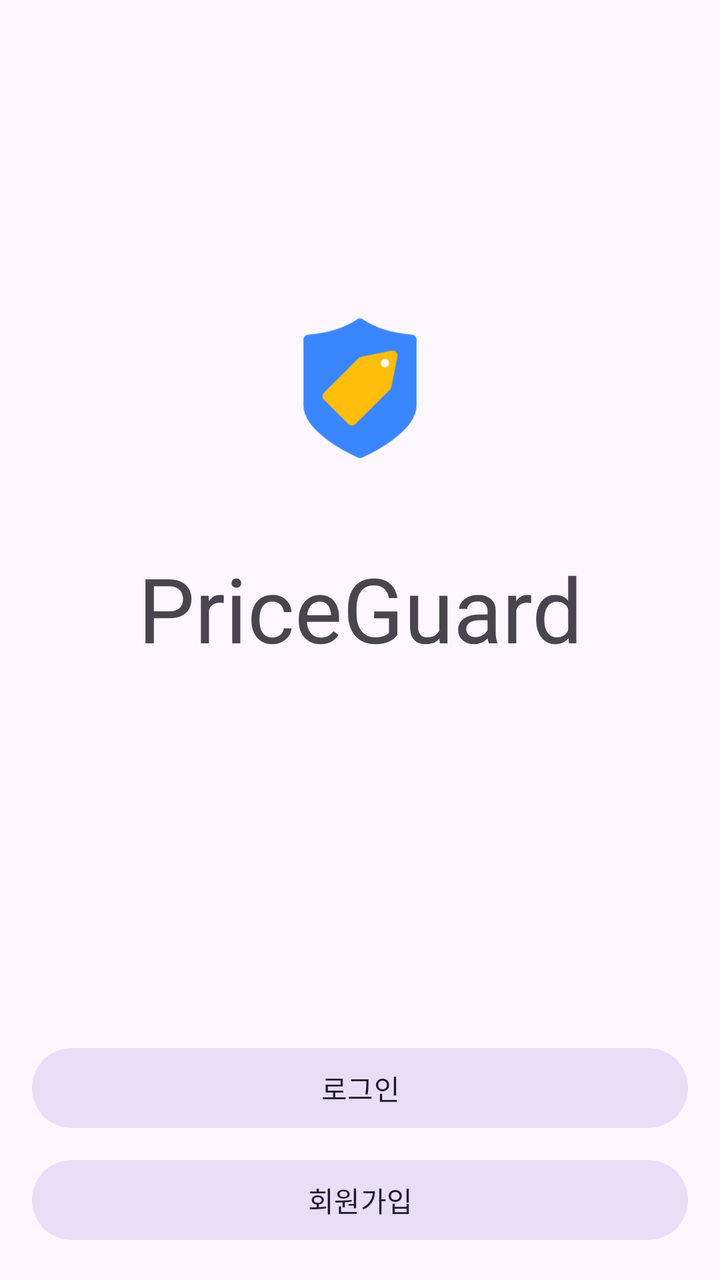
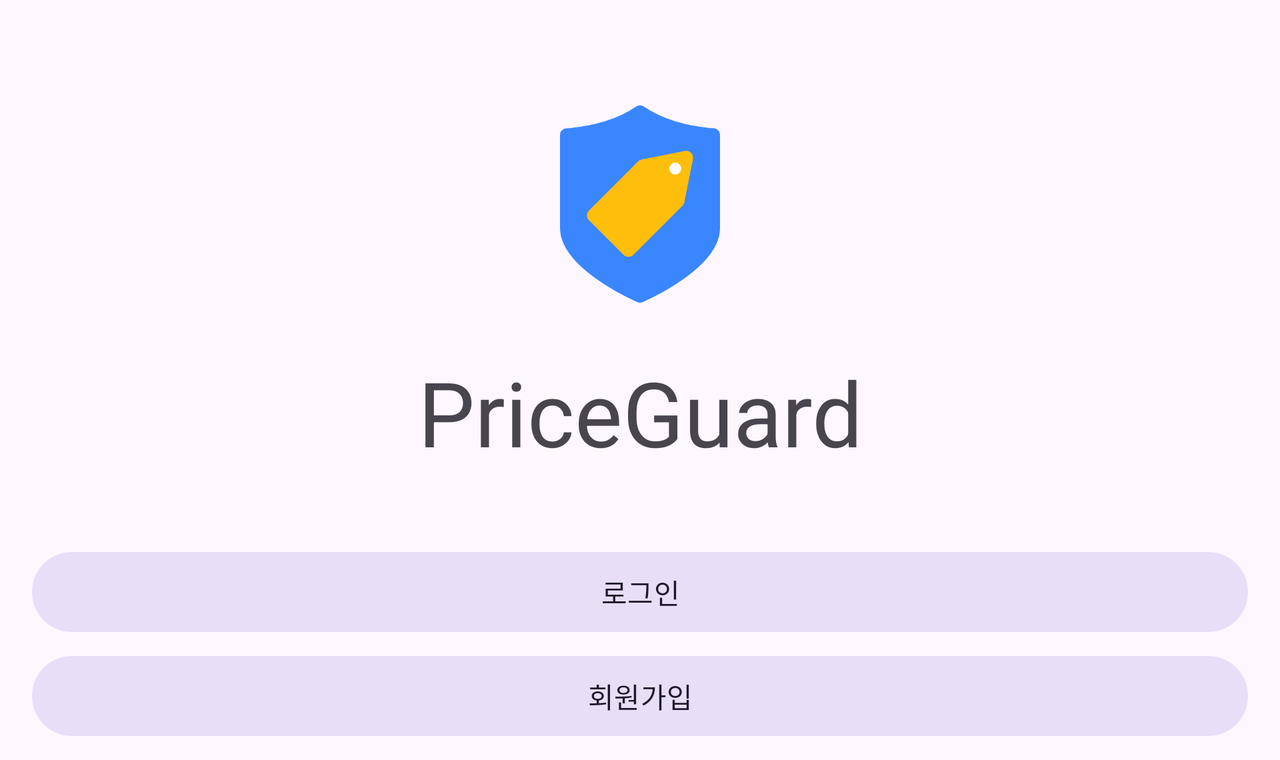

First picture: res/layout/ on a phone held upright. Second picture: the repository's own variant of that layout, on a device whose configuration matches the variant's folder. Source for both follows.
<!-- AndroidManifest.xml: application theme Theme.PriceGuard -->
<!-- res/layout/activity_intro.xml -->
<?xml version="1.0" encoding="utf-8"?>
<androidx.constraintlayout.widget.ConstraintLayout xmlns:android="http://schemas.android.com/apk/res/android"
    xmlns:app="http://schemas.android.com/apk/res-auto"
    android:layout_width="match_parent"
    android:layout_height="match_parent">

    <androidx.constraintlayout.widget.Guideline
        android:id="@+id/gl_vertical_start"
        android:layout_width="wrap_content"
        android:layout_height="wrap_content"
        android:orientation="vertical"
        app:layout_constraintGuide_begin="16dp" />

    <androidx.constraintlayout.widget.Guideline
        android:id="@+id/gl_vertical_end"
        android:layout_width="wrap_content"
        android:layout_height="wrap_content"
        android:orientation="vertical"
        app:layout_constraintGuide_end="16dp" />

    <ImageView
        android:id="@+id/iv_intro_app_logo"
        android:layout_width="160dp"
        android:layout_height="160dp"
        android:layout_marginTop="114dp"
        android:src="@drawable/ic_priceguard_foreground"
        app:layout_constraintEnd_toEndOf="parent"
        app:layout_constraintStart_toStartOf="parent"
        app:layout_constraintTop_toTopOf="parent" />

    <TextView
        android:id="@+id/tv_intro_app_title"
        android:layout_width="wrap_content"
        android:layout_height="wrap_content"
        android:text="@string/app_name"
        android:textAppearance="?attr/textAppearanceDisplayMedium"
        app:layout_constraintEnd_toEndOf="parent"
        app:layout_constraintStart_toStartOf="parent"
        app:layout_constraintTop_toBottomOf="@id/iv_intro_app_logo" />

    <Button
        android:id="@+id/btn_intro_login"
        style="@style/Widget.Material3.Button.TonalButton"
        android:layout_width="0dp"
        android:layout_height="wrap_content"
        android:layout_marginBottom="8dp"
        android:text="@string/login"
        app:layout_constraintBottom_toTopOf="@id/btn_intro_sign_up"
        app:layout_constraintEnd_toStartOf="@+id/gl_vertical_end"
        app:layout_constraintStart_toEndOf="@+id/gl_vertical_start" />

    <Button
        android:id="@+id/btn_intro_sign_up"
        style="@style/Widget.Material3.Button.TonalButton"
        android:layout_width="0dp"
        android:layout_height="wrap_content"
        android:layout_marginBottom="16dp"
        android:text="@string/sign_up"
        app:layout_constraintBottom_toBottomOf="parent"
        app:layout_constraintEnd_toStartOf="@+id/gl_vertical_end"
        app:layout_constraintStart_toEndOf="@+id/gl_vertical_start" />

</androidx.constraintlayout.widget.ConstraintLayout>
<!-- resources referenced by this layout -->
<resources>
  <!-- drawable ic_priceguard_foreground (drawable) -->
  <vector xmlns:android="http://schemas.android.com/apk/res/android"
      xmlns:aapt="http://schemas.android.com/aapt"
      android:width="108dp"
      android:height="108dp"
      android:viewportWidth="512"
      android:viewportHeight="512">
    <group android:scaleX="0.75"
        android:scaleY="0.75"
        android:translateX="64"
        android:translateY="64">
        <path
            android:pathData="M367.17 146.23c3.11 0.25 5.5 2.86 5.5 5.97v140.26c0 55.2 -97.49 100.88 -114.24 108.32c-1.55 0.69 -3.31 0.69 -4.87 0c-16.75 -7.44 -114.24 -53.12 -114.24 -108.32l0 -140.26c0 -3.12 2.39 -5.72 5.5 -5.97c44.23 -3.55 80.18 -14.79 107.82 -33.71c2.02 -1.38 4.68 -1.38 6.7 0C286.99 131.43 322.92 142.67 367.17 146.23z"
            android:fillColor="#3A86FF"
            android:strokeColor="#3A86FF"
            android:strokeWidth="8" />
        <path
            android:pathData="M320 259.07l-73.97 73.97c-4.11 4.11 -10.77 4.11 -14.88 0l-52.05 -52.05c-4.11 -4.11 -4.11 -10.77 0 -14.88l73.97 -73.97c1.47 -1.47 3.34 -2.47 5.38 -2.88l65.06 -13.01c7.36 -1.47 13.86 5.02 12.38 12.38l-13.01 65.06C322.47 255.73 321.47 257.6 320 259.07z"
            android:fillColor="#FFBE0B" />
        <path
            android:pathData="M318.16 202.91A8.92 8.92 0 0 1 300.32 202.91A8.92 8.92 0 0 1 318.16 202.91Z"
            android:fillColor="#FFFFFF" />
    </group>
  </vector>
  <string name="app_name">PriceGuard</string>
  <string name="login">로그인</string>
  <string name="sign_up">회원가입</string>
  <!-- from res/values-v31/ -->
  <style name="Theme.PriceGuard" parent="Base.Theme.PriceGuard">
          <item name="android:windowSplashScreenBackground">@android:color/transparent</item>
          <item name="android:windowSplashScreenAnimatedIcon">@android:color/transparent</item>
          <item name="android:windowSplashScreenAnimationDuration">0</item>
      </style>
  <style name="Base.Theme.PriceGuard" parent="Theme.Material3.DayNight.NoActionBar">
          
          
      </style>
</resources>
<!-- res/layout-land/activity_intro.xml (the repository's variant of the layout above) -->
<!-- drawn on the phone turned sideways -->
<?xml version="1.0" encoding="utf-8"?>
<layout xmlns:android="http://schemas.android.com/apk/res/android"
    xmlns:app="http://schemas.android.com/apk/res-auto"
    xmlns:tools="http://schemas.android.com/tools">

    <androidx.core.widget.NestedScrollView
        android:layout_width="match_parent"
        android:layout_height="match_parent">

        <androidx.constraintlayout.widget.ConstraintLayout
            android:layout_width="match_parent"
            android:layout_height="match_parent"
            android:paddingBottom="8dp"
            tools:context=".ui.intro.IntroActivity">

            <androidx.constraintlayout.widget.Guideline
                android:id="@+id/gl_vertical_start"
                android:layout_width="wrap_content"
                android:layout_height="wrap_content"
                android:orientation="vertical"
                app:layout_constraintGuide_begin="16dp" />

            <androidx.constraintlayout.widget.Guideline
                android:id="@+id/gl_vertical_end"
                android:layout_width="wrap_content"
                android:layout_height="wrap_content"
                android:orientation="vertical"
                app:layout_constraintGuide_end="16dp" />

            <ImageView
                android:id="@+id/iv_intro_app_logo"
                android:layout_width="80dp"
                android:layout_height="100dp"
                android:layout_marginTop="52dp"
                android:src="@drawable/ic_priceguard_original"
                app:layout_constraintEnd_toEndOf="parent"
                app:layout_constraintStart_toStartOf="parent"
                app:layout_constraintTop_toTopOf="parent" />

            <TextView
                android:id="@+id/tv_intro_app_title"
                android:layout_width="wrap_content"
                android:layout_height="wrap_content"
                android:layout_marginTop="24dp"
                android:text="@string/app_name"
                android:textAppearance="?attr/textAppearanceDisplayMedium"
                app:layout_constraintEnd_toEndOf="parent"
                app:layout_constraintStart_toStartOf="parent"
                app:layout_constraintTop_toBottomOf="@id/iv_intro_app_logo" />

            <Button
                android:id="@+id/btn_intro_login"
                style="@style/Widget.Material3.Button.TonalButton"
                android:layout_width="0dp"
                android:layout_height="wrap_content"
                android:layout_marginTop="36dp"
                android:text="@string/login"
                app:layout_constraintEnd_toStartOf="@+id/gl_vertical_end"
                app:layout_constraintStart_toEndOf="@+id/gl_vertical_start"
                app:layout_constraintTop_toBottomOf="@id/tv_intro_app_title" />

            <Button
                android:id="@+id/btn_intro_sign_up"
                style="@style/Widget.Material3.Button.TonalButton"
                android:layout_width="0dp"
                android:layout_height="wrap_content"
                android:layout_marginTop="4dp"
                android:text="@string/sign_up"
                app:layout_constraintEnd_toStartOf="@+id/gl_vertical_end"
                app:layout_constraintStart_toEndOf="@+id/gl_vertical_start"
                app:layout_constraintTop_toBottomOf="@id/btn_intro_login" />

        </androidx.constraintlayout.widget.ConstraintLayout>
    </androidx.core.widget.NestedScrollView>
</layout>
<!-- resources referenced by the variant -->
<!-- as the phone turned sideways resolves them -->
<resources>
  <!-- drawable ic_priceguard_original (drawable) -->
  <vector xmlns:android="http://schemas.android.com/apk/res/android"
      android:width="241.35dp"
      android:height="297.81dp"
      android:viewportWidth="241.35"
      android:viewportHeight="297.81">
    <path
        android:pathData="M231.85,38.74a5.99,5.99 0,0 1,5.5 5.97v140.26c0,55.2 -97.49,100.88 -114.24,108.32a5.99,5.99 0,0 1,-4.87 0C101.49,285.86 4,240.18 4,184.98V44.72a5.98,5.98 0,0 1,5.5 -5.97Q75.85,33.42 117.32,5.03a5.94,5.94 0,0 1,6.7 0Q165.49,33.4 231.85,38.74Z"
        android:strokeWidth="8"
        android:fillColor="#3a86ff"
        android:strokeColor="#3a86ff"/>
    <path
        android:pathData="M184.68,151.59l-73.97,73.97a10.52,10.52 0,0 1,-14.88 0l-52.05,-52.05a10.52,10.52 0,0 1,0 -14.88l73.97,-73.97a10.54,10.54 0,0 1,5.38 -2.88l65.06,-13.01a10.52,10.52 0,0 1,12.38 12.38l-13.01,65.06A10.54,10.54 0,0 1,184.68 151.59Z"
        android:fillColor="#ffbe0b"/>
    <path
        android:pathData="M173.92,95.43m-8.92,0a8.92,8.92 0,1 1,17.84 0a8.92,8.92 0,1 1,-17.84 0"
        android:fillColor="#fff"/>
  </vector>
  <string name="app_name">PriceGuard</string>
  <string name="login">로그인</string>
  <string name="sign_up">회원가입</string>
  <!-- from res/values-v31/ -->
  <style name="Theme.PriceGuard" parent="Base.Theme.PriceGuard">
          <item name="android:windowSplashScreenBackground">@android:color/transparent</item>
          <item name="android:windowSplashScreenAnimatedIcon">@android:color/transparent</item>
          <item name="android:windowSplashScreenAnimationDuration">0</item>
      </style>
  <style name="Base.Theme.PriceGuard" parent="Theme.Material3.DayNight.NoActionBar">
          
          
      </style>
</resources>
